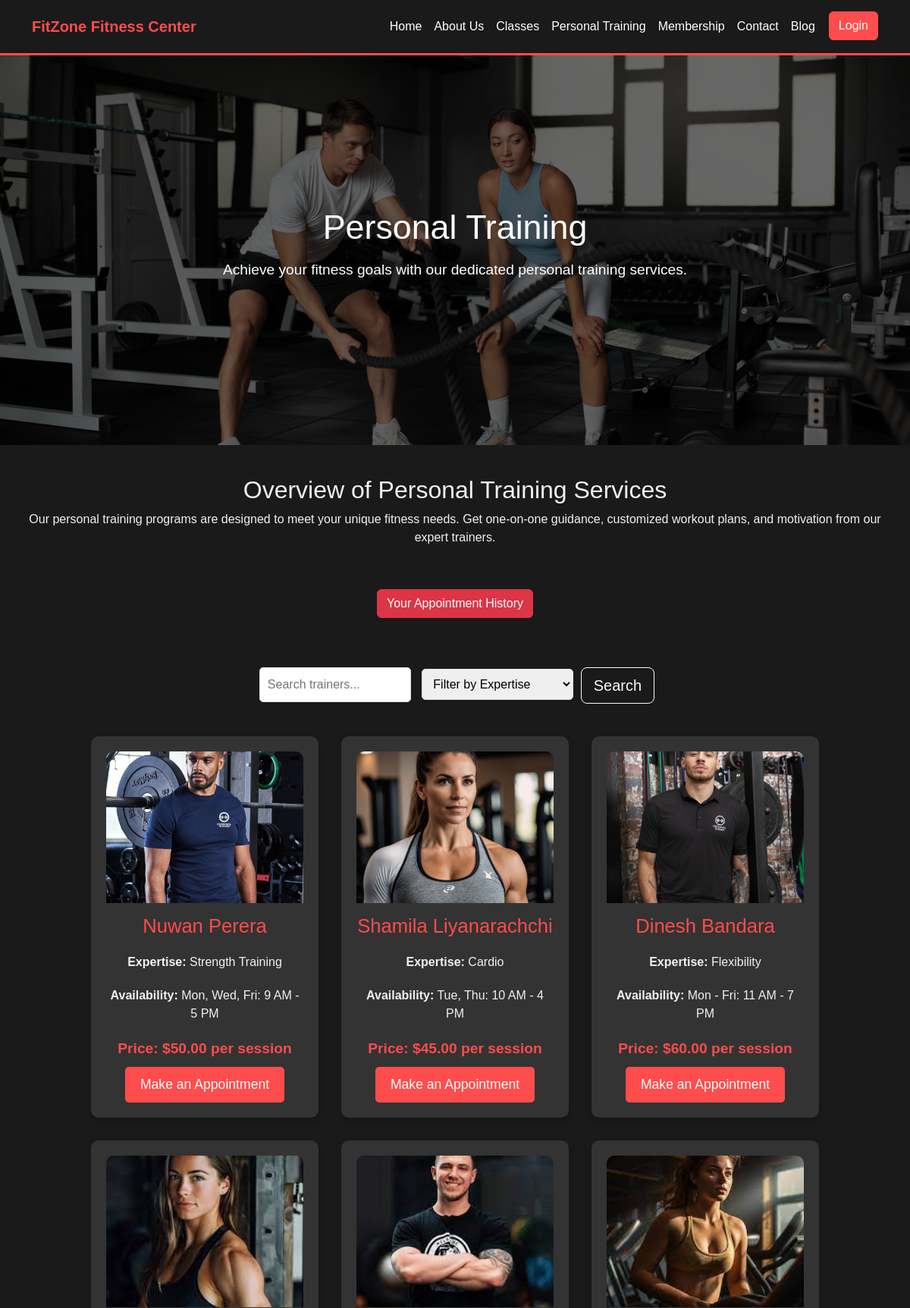
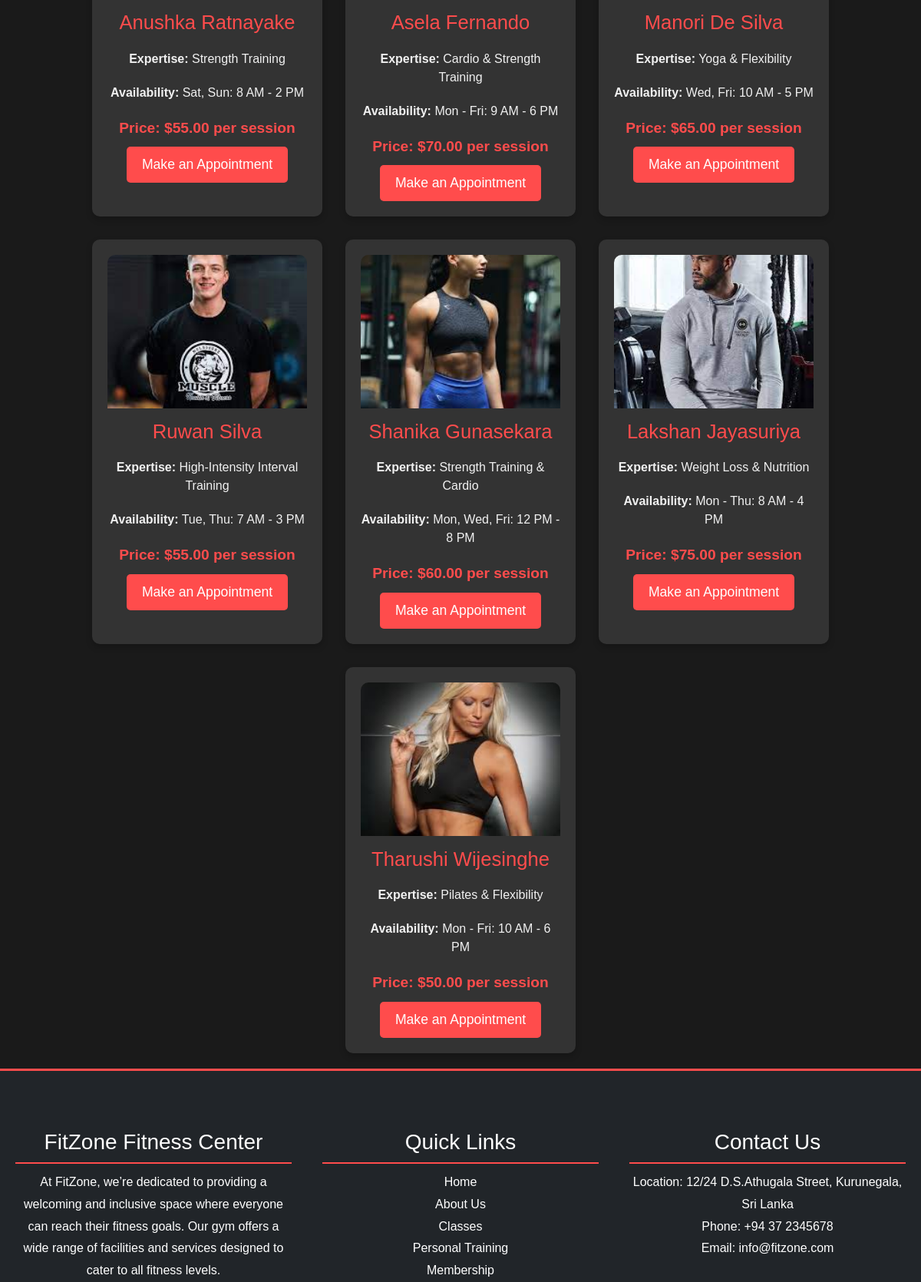
The app's page /fitzone/personal_training.php (upper part) with its own data (2 pictures, top to bottom).
### tables this page shows
CREATE TABLE `trainers` (
  `id` int(11) NOT NULL,
  `name` varchar(100) NOT NULL,
  `expertise` text NOT NULL,
  `bio` text DEFAULT NULL,
  `availability` varchar(255) DEFAULT NULL,
  `photo_path` varchar(255) DEFAULT NULL,
  `session_price` decimal(10,2) DEFAULT NULL
);

### fitzone/personal_training.php (the view, shortened to what this page needs)
<?php
include 'assists/header.php';
include 'database_connection.php';
?>
<section class="header-section">
    <div class="container">
        <h1>Personal Training</h1>
        <p>Achieve your fitness goals with our dedicated personal training services.</p>
    </div>
</section>
<section class="overview-section">
    <h2>Overview of Personal Training Services</h2>
    <p>Our personal training programs are designed to meet your unique fitness needs. Get one-on-one guidance, customized workout plans, and motivation from our expert trainers.</p>
</section>
<div class="text-center">
        <a href="appointment_history.php" class="btn btn-danger">Your Appointment History</a>
</div>
<section class="search-filter-section">
    <form method="GET" action="Personal_Training.php">
        <input type="text" name="search" placeholder="Search trainers...">
        <select name="expertise">
            <option value="">Filter by Expertise</option>
        </select>
        <button class="btn btn-outline-light btn-lg" type="submit">Search</button>
    </form>
</section>
<section class="trainers-container">
    <?php
    $search = isset($_GET['search']) ? $_GET['search'] : '';
    $expertise = isset($_GET['expertise']) ? $_GET['expertise'] : '';
    $sql = "SELECT * FROM trainers WHERE name LIKE ? AND expertise LIKE ?";
    $stmt = $conn->prepare($sql);
    $searchTerm = "%{$search}%";
    $expertiseTerm = $expertise ? "%{$expertise}%" : "%";
    $stmt->bind_param("ss", $searchTerm, $expertiseTerm);
    $stmt->execute();
    $result = $stmt->get_result();
    if ($result->num_rows > 0) {
        while ($row = $result->fetch_assoc()) {
            echo "<div class='trainer-card'>";
            echo "<img src='fitzone/" . htmlspecialchars($row['photo_path']) . "' alt='" . htmlspecialchars($row['name']) . "'>";
            echo "<h2>" . htmlspecialchars($row['name']) . "</h2>";
            echo "<p><strong>Expertise:</strong> " . htmlspecialchars($row['expertise']) . "</p>";
            echo "<p><strong>Availability:</strong> " . htmlspecialchars($row['availability']) . "</p>";
            echo "<p class='price'>Price: $" . htmlspecialchars($row['session_price']) . " per session</p>";
            echo "<a href='make_appointment.php?trainer_id=" . urlencode($row['id']) . "' class='appointment-btn'>Make an Appointment</a>";
            echo "</div>";
        }
    } else {
        echo "<p>No trainers found based on your criteria.</p>";
    }
    ?>
</section>
<?php include('assists/footer.php'); ?>

### fitzone/personal_training.php (style rules this page uses)
body { background-color: #1a1a1a; color: #333; font-family: Arial, sans-serif; color: #f1f1f1; }
.header-section { background: url('assists/personal_training/bg.jpg') center center no-repeat; background-size: cover; color: white; padding: 200px 0; text-align: center; background-blend-mode: overlay; background-color: rgba(0, 0, 0, 0.6); }
.header-section h1 { font-size: 2.8rem; margin-bottom: 15px; }
.header-section p { font-size: 1.2rem; }
.overview-section { padding: 40px 20px; text-align: center; }
.trainers-container { display: flex; flex-wrap: wrap; gap: 30px; justify-content: center; padding: 20px; }
.trainer-card { background-color: #333; color: #f1f1f1; border-radius: 10px; padding: 20px; width: 300px; box-shadow: 0 4px 8px rgba(0, 0, 0, 0.2); display: flex; flex-direction: column; align-items: center; text-align: center; }
.trainer-card img { width: 100%; height: 200px; object-fit: cover; border-radius: 10px 10px 0 0; margin-bottom: 15px; }
.trainer-card h2 { font-size: 1.6rem; color: #ff4c4c; margin-bottom: 10px; }
.trainer-card p { font-size: 1rem; margin: 10px 0; }
.trainer-card .price { font-size: 1.2rem; font-weight: bold; color: #ff4c4c; margin: 10px 0; }
.trainer-card .appointment-btn { background-color: #ff4c4c; color: white; padding: 10px 20px; font-size: 1.1rem; border: none; border-radius: 5px; cursor: pointer; text-decoration: none; transition: background 0.3s; }
.search-filter-section { padding: 20px; text-align: center; }
.search-filter-section input[type="text"], .search-filter-section select { padding: 10px; margin: 5px; width: 200px; border-radius: 5px; border: 1px solid #ddd; }
.text-center { text-align: center; margin-bottom: 40px; }

### records on screen
trainers: photo_path (picture), name "Nuwan Perera", expertise "Strength Training", availability "Mon, Wed, Fri: 9 AM - 5 PM", session_price "50.00"
trainers: photo_path (picture), name "Shamila Liyanarachchi", expertise "Cardio", availability "Tue, Thu: 10 AM - 4 PM", session_price "45.00"
trainers: photo_path (picture), name "Dinesh Bandara", expertise "Flexibility", availability "Mon - Fri: 11 AM - 7 PM", session_price "60.00"
trainers: photo_path (picture), name "Anushka Ratnayake", expertise "Strength Training", availability "Sat, Sun: 8 AM - 2 PM", session_price "55.00"
trainers: photo_path (picture), name "Asela Fernando", expertise "Cardio & Strength Training", availability "Mon - Fri: 9 AM - 6 PM", session_price "70.00"
trainers: photo_path (picture), name "Manori De Silva", expertise "Yoga & Flexibility", availability "Wed, Fri: 10 AM - 5 PM", session_price "65.00"
trainers: photo_path (picture), name "Ruwan Silva", expertise "High-Intensity Interval Training", availability "Tue, Thu: 7 AM - 3 PM", session_price "55.00"
trainers: photo_path (picture), name "Shanika Gunasekara", expertise "Strength Training & Cardio", availability "Mon, Wed, Fri: 12 PM - 8 PM", session_price "60.00"
trainers: photo_path (picture), name "Lakshan Jayasuriya", expertise "Weight Loss & Nutrition", availability "Mon - Thu: 8 AM - 4 PM", session_price "75.00"
trainers: photo_path (picture), name "Tharushi Wijesinghe", expertise "Pilates & Flexibility", availability "Mon - Fri: 10 AM - 6 PM", session_price "50.00"
